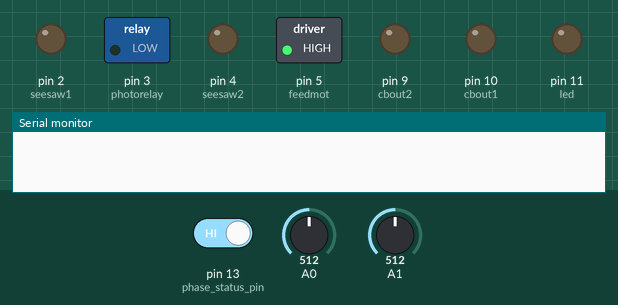
This sketch was run on a simulated Arduino Uno, built with avr-gcc and run on an emulated ATmega328P. On the bench: switched loads named in the sketch (green lamp = pin HIGH), output pins drawn as LEDs (lit = HIGH), the last lines printed to the serial monitor. The inputs (shaded band) are chosen by the test bench; at power-on: pin 13 (phase_status_pin) HIGH, A0 = 512, A1 = 512. Pins used as bus, display or sensor lines are not drawn.

Above: at 1.8 s.
1.9 s: pin 13 (phase_status_pin) driven LOW
At 2.4 s:
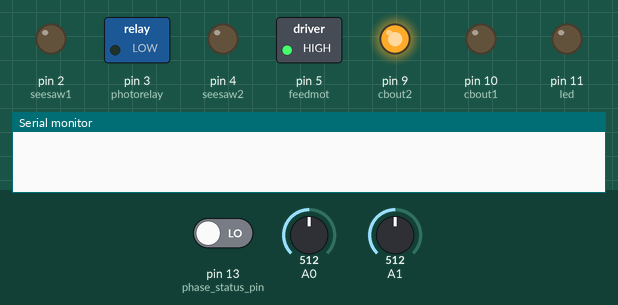
3.4 s: A0 set to 491
At 4.2 s:
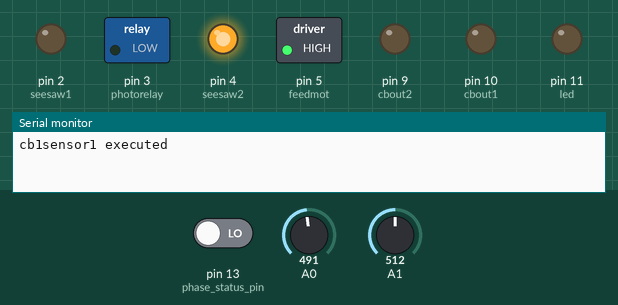
Timing chart, 0 to 6.4 s (numbered marks = the images above; inputs shaded):
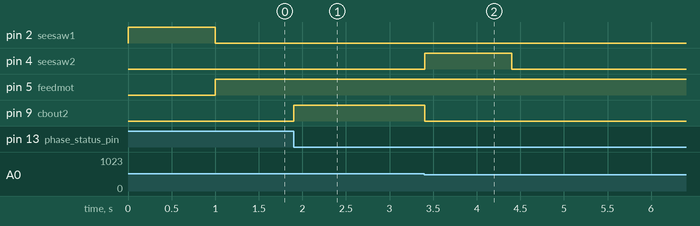

Measured:
- the behaviour switches between 500 and 499 on A0 (found by bisection; images 1 and 2)
- after the input at 1.9 s, pin 9 (cbout2): LOW → HIGH at once
- after the input at 3.4 s, pin 4 (seesaw2): LOW → HIGH at once, → LOW 1.0 s later; pin 9 (cbout2): HIGH → LOW at once

The sketch:

phase1_final.ino
```cpp
int feedmot=5,cb2sensor1out=12,cb1sensor1out=7,seesaw1=2,seesaw2=4,cbout1=10,photorelay=3,cbout2=9,phase_status_pin=13,led=11;  //cb2sensor2out=8,
//cbsensor1in=A0
//to connserve pins cbsensor2=7 and feedmot2=6 can be grounded

void setup()
{
  Serial.begin(9600);
  pinMode(feedmot,OUTPUT);
  pinMode(seesaw1,OUTPUT);
  pinMode(seesaw2,OUTPUT);
  pinMode(A0,INPUT);
  pinMode(A1,INPUT);
  pinMode(A2,INPUT);
  pinMode(cb1sensor1out,OUTPUT);
  pinMode(cb2sensor1out,OUTPUT);
  pinMode(cbout1,OUTPUT);
  pinMode(cbout2,OUTPUT);
  pinMode(photorelay,OUTPUT);
  pinMode(phase_status_pin,INPUT);
  pinMode(led,OUTPUT);


}
int delay_time_for_seesaw_motor=1000;     // change accordingly
char current_seesaw_status = 'b';
int ir_sensor_delay_time =1;             // change accordingly
int photo_relay_time = 50;                // change accordingly

void change_seesaw_status(char status)  // takes char 'b' or 'f' as input
{
  if (status=='b')
  {
    if(current_seesaw_status==status)
    {

    }
    else
    {
      digitalWrite(seesaw1,LOW);
      digitalWrite(seesaw2,HIGH);
      delay (delay_time_for_seesaw_motor);
      digitalWrite(seesaw1,LOW);
      digitalWrite(seesaw2,LOW);
      current_seesaw_status = 'b';
    }
  }
   if (status=='f')
   {
    if(current_seesaw_status==status)
    {

    }
    else
    {
      digitalWrite(seesaw1,HIGH);
      digitalWrite(seesaw2,LOW);
      delay (delay_time_for_seesaw_motor);
      digitalWrite(seesaw1,LOW);
      digitalWrite(seesaw2,LOW);
      current_seesaw_status = 'f';
    }
  }
}


void loop() {
 bool phase_status = digitalRead(phase_status_pin);
if (phase_status==0)
{
  digitalWrite(feedmot,HIGH);
  digitalWrite(cb1sensor1out,HIGH);
  digitalWrite(cb2sensor1out,HIGH);
  //digitalWrite(cb2sensor2out,HIGH);
  digitalWrite(cbout1,LOW);
  digitalWrite(cbout2,HIGH);
  digitalWrite(photorelay,LOW);
  digitalWrite(led,LOW);


  change_seesaw_status('f');


  while (1)
  {
    int value=analogRead(A0);
    if(value >= 500)
    {
      delay(ir_sensor_delay_time);
    }
    else
    {
      Serial.write("cb1sensor1 executed\n");
      break;
    }
  }
  digitalWrite(cbout2,LOW);
  change_seesaw_status('b');


  while (1)
  {
    int value1=analogRead(A1);
    if(value1 >= 500)
    {
      delay(ir_sensor_delay_time);
    }
    else
    {
      Serial.write("cb2sensor1 executed for the first time\n");
      while (1)
      {
        value1=analogRead(A1);
        if (value1 <= 500)
        {
          delay (ir_sensor_delay_time);
        }
        else
        {
          Serial.write("cb2sensor1 executed for the second time\n");
          break;
        }
      }
      break;
    }
  }
  delay(100);
  digitalWrite(cbout1,HIGH);
  digitalWrite(cbout2,HIGH);
  delay(2000);
  digitalWrite(photorelay,HIGH);
  delay(photo_relay_time);
  digitalWrite(photorelay,LOW);
  delay(2000);
  digitalWrite(cbout1,LOW);
  digitalWrite(cbout2,LOW);
  digitalWrite(led,HIGH);
  delay(3000);
  digitalWrite(led,LOW);

}
else {
  change_seesaw_status('f');
  digitalWrite(feedmot,HIGH);
  digitalWrite(cb1sensor1out,LOW);
  digitalWrite(cb2sensor1out,LOW);
  digitalWrite(cbout1,LOW);
  digitalWrite(cbout2,LOW);
  digitalWrite(photorelay,LOW);
  digitalWrite(led,LOW);

}
}
```
